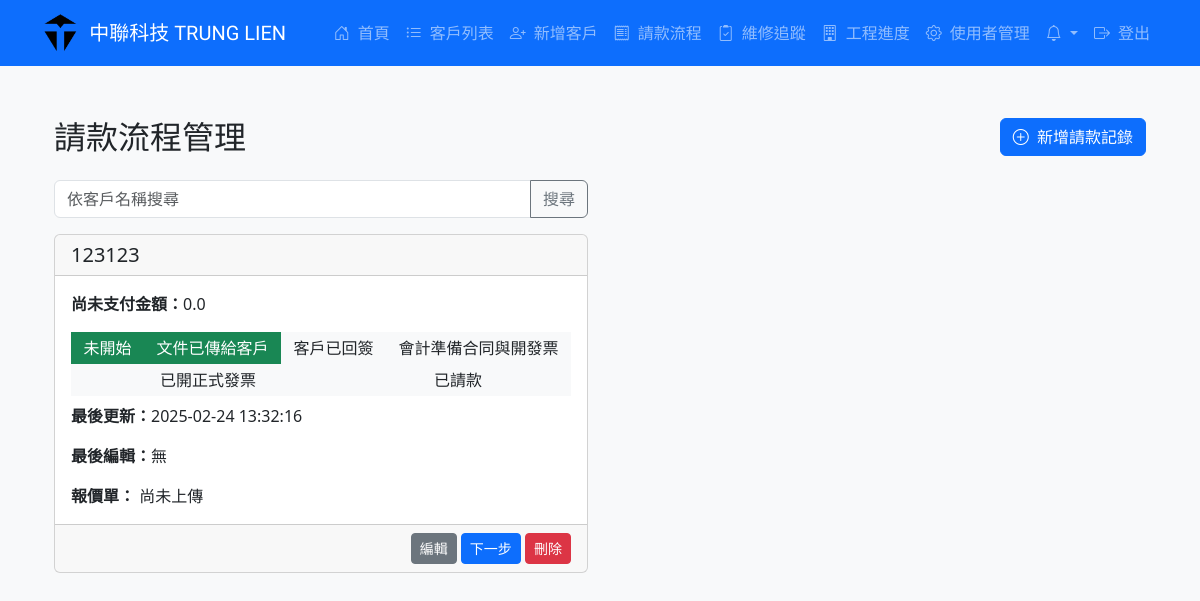
The page /billing (signed in) on the database as committed earlier.
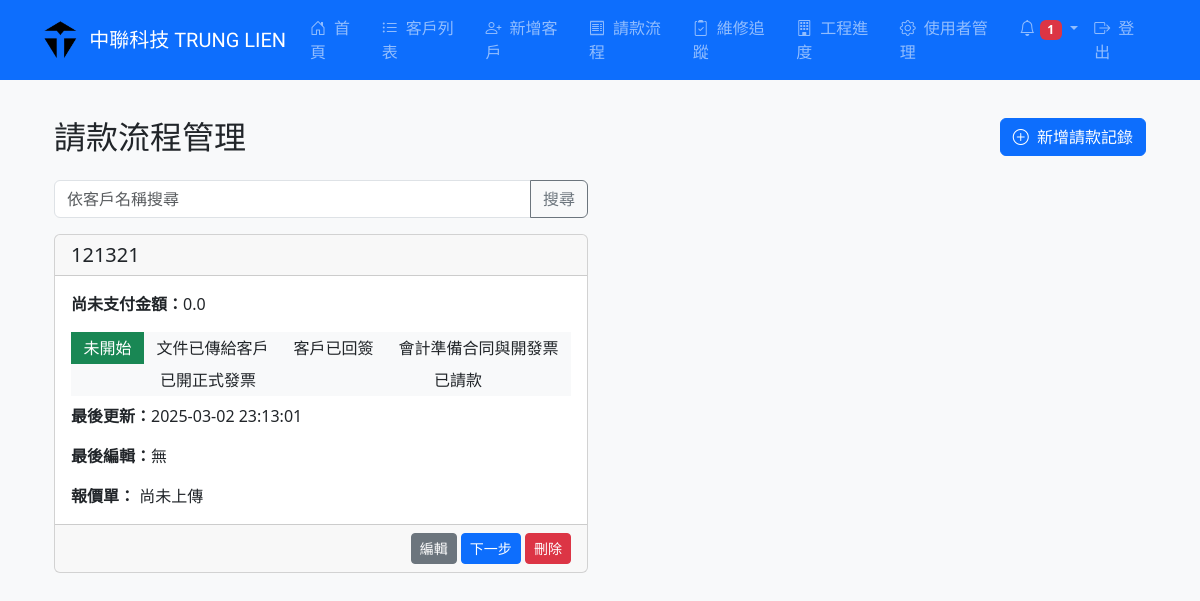
The same page on the database as committed later.
### tables this page shows
CREATE TABLE billing (
                id INTEGER PRIMARY KEY AUTOINCREMENT,
                customer_id INTEGER NOT NULL,
                unpaid_amount REAL DEFAULT 0.0,
                current_step INTEGER DEFAULT 0,
                quotation_path TEXT,
                last_updated DATETIME DEFAULT (datetime('now', 'localtime')),
                last_editor TEXT, reminder_date DATETIME, notified INTEGER DEFAULT 0,
                FOREIGN KEY (customer_id) REFERENCES customers(id) ON DELETE CASCADE
            );

CREATE TABLE customers (
                id INTEGER PRIMARY KEY AUTOINCREMENT,
                name TEXT NOT NULL,
                camera_remote_url TEXT,
                internal_ip TEXT,
                communication_port TEXT,
                monitoring_credentials TEXT,
                router_password TEXT,
                google_map_url TEXT,
                floor_plan TEXT,
                created_at DATETIME DEFAULT (datetime('now', 'localtime'))
            );

### app.py (the view)
@app.route('/billing', methods=['GET'])
@login_required
def billing():
    conn = get_db()
    try:
        q = request.args.get('q', '').strip()
        if q:
            billing_records = conn.execute('''
                SELECT b.*, c.name as customer_name
                FROM billing b
                JOIN customers c ON b.customer_id = c.id
                WHERE c.name LIKE ?
                ORDER BY c.name
            ''', ('%' + q + '%',)).fetchall()
        else:
            billing_records = conn.execute('''
                SELECT b.*, c.name as customer_name
                FROM billing b
                JOIN customers c ON b.customer_id = c.id
                ORDER BY c.name
            ''').fetchall()
        billing_data = []
        for record in billing_records:
            rec = dict(record)
            quotations = conn.execute("SELECT * FROM billing_quotations WHERE billing_id=?", (record['id'],)).fetchall()
            rec['quotations'] = [dict(q) for q in quotations]
            billing_data.append(rec)
        ongoing = [r for r in billing_data if r['current_step'] < 5]
        completed = [r for r in billing_data if r['current_step'] == 5]
        return render_template("billing.html", ongoing=ongoing, completed=completed)
    except Exception as e:
        flash("請款流程讀取失敗: " + str(e), "danger")
        return redirect(url_for('home'))
    finally:
        conn.close()

### app.py (called while the page is built)
def get_db():
    conn = sqlite3.connect('customer.db')
    conn.row_factory = sqlite3.Row
    conn.execute('PRAGMA foreign_keys = ON')
    return conn

def login_required(f):
    @wraps(f)
    def decorated_function(*args, **kwargs):
        if not session.get('user'):
            flash("請先登入", "warning")
            return redirect(url_for('login'))
        return f(*args, **kwargs)
    return decorated_function

### templates/billing.html (shortened to what the changed rows need)
{% extends "base.html" %}
{% block content %}
<div class="container mt-4">
  <div class="d-flex flex-column flex-md-row justify-content-between align-items-center mb-4">
    <h2 class="mb-3 mb-md-0">請款流程管理</h2>
  </div>
  {% if ongoing and ongoing|length > 0 %}
    <div class="row row-cols-1 row-cols-md-2 g-4 mb-4">
      {% for record in ongoing %}
        <div class="col">
          <div class="card h-100">
            <div class="card-header">
              <h5 class="card-title mb-0">{{ record.customer_name }}</h5>
            </div>
            <div class="card-body">
              <p class="card-text"><strong>尚未支付金額：</strong>{{ record.unpaid_amount }}</p>
              <div class="d-flex flex-wrap text-center mb-2">
                <div class="flex-fill p-1 {% if record.current_step >= 0 %}bg-success text-white{% else %}bg-light{% endif %}">
                  未開始
                </div>
                <div class="flex-fill p-1 {% if record.current_step >= 1 %}bg-success text-white{% else %}bg-light{% endif %}">
                  文件已傳給客戶
                </div>
                <div class="flex-fill p-1 {% if record.current_step >= 2 %}bg-success text-white{% else %}bg-light{% endif %}">
                  客戶已回簽
                </div>
                <div class="flex-fill p-1 {% if record.current_step >= 3 %}bg-success text-white{% else %}bg-light{% endif %}">
                  會計準備合同與開發票
                </div>
                <div class="flex-fill p-1 {% if record.current_step >= 4 %}bg-success text-white{% else %}bg-light{% endif %}">
                  已開正式發票
                </div>
                <div class="flex-fill p-1 {% if record.current_step >= 5 %}bg-success text-white{% else %}bg-light{% endif %}">
                  已請款
                </div>
              </div>
              <p class="card-text"><strong>最後更新：</strong>{{ record.last_updated }}</p>
              <p class="card-text"><strong>最後編輯：</strong>{{ record.last_editor if record.last_editor else '無' }}</p>
              <p class="card-text"><strong>報價單：</strong>
                {% if record.quotations and record.quotations|length > 0 %}
                  <div class="d-flex flex-wrap">
                    {% for quotation in record.quotations %}
                      {% set ext = quotation.file_path.split('.')[-1]|lower %}
                      {% if ext in ['png','jpg','jpeg','gif'] %}
                        <a href="{{ url_for('uploaded_file', filename=quotation.file_path) }}" target="_blank" data-bs-toggle="tooltip" title="點擊查看原圖">
                          <img src="{{ url_for('uploaded_file', filename=quotation.file_path) }}" alt="報價單縮圖" class="img-fluid rounded m-1" style="max-width: 100px;">
                        </a>
                      {% else %}
                        <a href="{{ url_for('uploaded_file', filename=quotation.file_path) }}" target="_blank" data-bs-toggle="tooltip" title="點擊下載">
                          <i class="bi bi-file-earmark-text" style="font-size: 1.5rem; margin: 5px;"></i>
                        </a>
                      {% endif %}
                    {% endfor %}
                  </div>
                {% else %}
                  尚未上傳
                {% endif %}
              </p>
            </div>
            <div class="card-footer text-end">
              <a href="{{ url_for('edit_billing', id=record.id) }}" class="btn btn-sm btn-secondary">編輯</a>
              <form action="{{ url_for('billing_next', id=record.id) }}" method="POST" style="display:inline;">
                <button type="submit" class="btn btn-sm btn-primary">下一步</button>
              </form>
              <form action="{{ url_for('billing_delete', id=record.id) }}" method="POST" style="display:inline;" onsubmit="return confirm('確定要刪除此請款記錄嗎？');">
                <button type="submit" class="btn btn-sm btn-danger">刪除</button>
              </form>
            </div>
          </div>
        </div>
      {% endfor %}
    </div>
  {% else %}
    <div class="alert alert-secondary text-center" role="alert">
      目前沒有進行中的請款流程記錄。
    </div>
  {% endif %}
</div>
{% endblock %}

Rows that differ between the two databases and show on the page:
removed billing: customer_name "123123", unpaid_amount "0.0", last_updated "2025-02-24 13:32:16", last_editor "無", current_step 1 (drawn)
added billing: customer_name "121321", unpaid_amount "0.0", last_updated "2025-03-02 23:13:01", last_editor "無", current_step 0 (drawn)
Other text that changed with them:
{{ notifications|length }}: (not shown) → "1"
